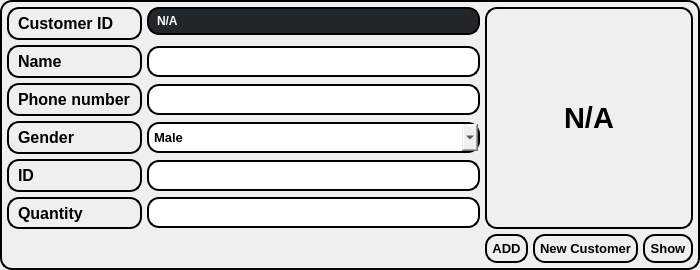
                            <widget class="QFrame" name="frame_37">
                             <property name="sizePolicy">
                              <sizepolicy hsizetype="Expanding" vsizetype="Preferred">
                               <horstretch>0</horstretch>
                               <verstretch>0</verstretch>
                              </sizepolicy>
                             </property>
                             <property name="minimumSize">
                              <size>
                               <width>700</width>
                               <height>270</height>
                              </size>
                             </property>
                             <property name="maximumSize">
                              <size>
                               <width>700</width>
                               <height>270</height>
                              </size>
                             </property>
                             <property name="styleSheet">
                              <string notr="true">border:none;</string>
                             </property>
                             <property name="frameShape">
                              <enum>QFrame::StyledPanel</enum>
                             </property>
                             <property name="frameShadow">
                              <enum>QFrame::Raised</enum>
                             </property>
                             <layout class="QGridLayout" name="gridLayout_15">
                              <property name="leftMargin">
                               <number>0</number>
                              </property>
                              <property name="topMargin">
                               <number>0</number>
                              </property>
                              <property name="rightMargin">
                               <number>0</number>
                              </property>
                              <property name="bottomMargin">
                               <number>0</number>
                              </property>
                              <property name="horizontalSpacing">
                               <number>5</number>
                              </property>
                              <property name="verticalSpacing">
                               <number>0</number>
                              </property>
                              <item row="1" column="0">
                               <widget class="QFrame" name="frame_40">
                                <property name="styleSheet">
                                 <string notr="true">border:2px solid black;
border-radius:12px;
padding:5px;
</string>
                                </property>
                                <property name="frameShape">
                                 <enum>QFrame::StyledPanel</enum>
                                </property>
                                <property name="frameShadow">
                                 <enum>QFrame::Raised</enum>
                                </property>
                                <layout class="QGridLayout" name="gridLayout_14">
                                 <property name="leftMargin">
                                  <number>0</number>
                                 </property>
                                 <property name="topMargin">
                                  <number>0</number>
                                 </property>
                                 <property name="rightMargin">
                                  <number>0</number>
                                 </property>
                                 <property name="bottomMargin">
                                  <number>0</number>
                                 </property>
                                 <property name="spacing">
                                  <number>5</number>
                                 </property>
                                 <item row="5" column="0">
                                  <widget class="QLabel" name="label_77">
                                   <property name="font">
                                    <font>
                                     <pointsize>12</pointsize>
                                     <weight>75</weight>
                                     <bold>true</bold>
                                    </font>
                                   </property>
                                   <property name="text">
                                    <string>Quantity</string>
                                   </property>
                                  </widget>
                                 </item>
                                 <item row="6" column="2">
                                  <widget class="QPushButton" name="c_add_btn">
                                   <property name="font">
                                    <font>
                                     <pointsize>10</pointsize>
                                     <weight>75</weight>
                                     <bold>true</bold>
                                    </font>
                                   </property>
                                   <property name="styleSheet">
                                    <string notr="true">QPushButton{
border:2px solid black;
border-radius:12px;
padding:5px;
}
QPushButton:hover{
border:2px solid black;
background-color: cyan;
color:black;
border-radius:12px;
padding:5px;
}</string>
                                   </property>
                                   <property name="text">
                                    <string>ADD</string>
                                   </property>
                                  </widget>
                                 </item>
                                 <item row="2" column="1">
                                  <widget class="QLineEdit" name="c_phno">
                                   <property name="font">
                                    <font>
                                     <pointsize>10</pointsize>
                                     <weight>75</weight>
                                     <bold>true</bold>
                                    </font>
                                   </property>
                                   <property name="clearButtonEnabled">
                                    <bool>true</bool>
                                   </property>
                                  </widget>
                                 </item>
                                 <item row="0" column="2" rowspan="6" colspan="3">
                                  <widget class="QLabel" name="c_display_cost">
                                   <property name="font">
                                    <font>
                                     <pointsize>22</pointsize>
                                     <weight>75</weight>
                                     <bold>true</bold>
                                    </font>
                                   </property>
                                   <property name="text">
                                    <string>N/A</string>
                                   </property>
                                   <property name="alignment">
                                    <set>Qt::AlignCenter</set>
                                   </property>
                                  </widget>
                                 </item>
                                 <item row="4" column="1">
                                  <widget class="QLineEdit" name="c_m_id">
                                   <property name="font">
                                    <font>
                                     <pointsize>10</pointsize>
                                     <weight>75</weight>
                                     <bold>true</bold>
                                    </font>
                                   </property>
                                   <property name="clearButtonEnabled">
                                    <bool>true</bool>
                                   </property>
                                  </widget>
                                 </item>
                                 <item row="2" column="0">
                                  <widget class="QLabel" name="label_57">
                                   <property name="font">
                                    <font>
                                     <pointsize>12</pointsize>
                                     <weight>75</weight>
                                     <bold>true</bold>
                                    </font>
                                   </property>
                                   <property name="text">
                                    <string>Phone number</string>
                                   </property>
                                  </widget>
                                 </item>
                                 <item row="3" column="0">
                                  <widget class="QLabel" name="label_64">
                                   <property name="font">
                                    <font>
                                     <pointsize>12</pointsize>
                                     <weight>75</weight>
                                     <bold>true</bold>
                                    </font>
                                   </property>
                                   <property name="text">
                                    <string>Gender</string>
                                   </property>
                                  </widget>
                                 </item>
                                 <item row="1" column="1">
                                  <widget class="QLineEdit" name="c_name">
                                   <property name="font">
                                    <font>
                                     <pointsize>10</pointsize>
                                     <weight>75</weight>
                                     <bold>true</bold>
                                    </font>
                                   </property>
                                   <property name="clearButtonEnabled">
                                    <bool>true</bool>
                                   </property>
                                  </widget>
                                 </item>
                                 <item row="4" column="0">
                                  <widget class="QLabel" name="label_65">
                                   <property name="font">
                                    <font>
                                     <pointsize>12</pointsize>
                                     <weight>75</weight>
                                     <bold>true</bold>
                                    </font>
                                   </property>
                                   <property name="text">
                                    <string>ID</string>
                                   </property>
                                  </widget>
                                 </item>
                                 <item row="6" column="3">
                                  <widget class="QPushButton" name="c_new_id_btn">
                                   <property name="font">
                                    <font>
                                     <pointsize>10</pointsize>
                                     <weight>75</weight>
                                     <bold>true</bold>
                                    </font>
                                   </property>
                                   <property name="styleSheet">
                                    <string notr="true">QPushButton{
border:2px solid black;
border-radius:12px;
padding:5px;
}
QPushButton:hover{
border:2px solid black;
background-color: cyan;
color:black;
border-radius:12px;
padding:5px;
}</string>
                                   </property>
                                   <property name="text">
                                    <string>New Customer</string>
                                   </property>
                                  </widget>
                                 </item>
                                 <item row="0" column="1" alignment="Qt::AlignTop">
                                  <widget class="QLabel" name="c_id">
                                   <property name="font">
                                    <font>
                                     <pointsize>9</pointsize>
                                     <weight>75</weight>
                                     <bold>true</bold>
                                    </font>
                                   </property>
                                   <property name="styleSheet">
                                    <string notr="true">background-color: rgb(35, 38, 41);
color: rgb(255, 255, 255);</string>
                                   </property>
                                   <property name="text">
                                    <string>N/A</string>
                                   </property>
                                  </widget>
                                 </item>
                                 <item row="0" column="0" alignment="Qt::AlignTop">
                                  <widget class="QLabel" name="label_81">
                                   <property name="font">
                                    <font>
                                     <pointsize>12</pointsize>
                                     <weight>75</weight>
                                     <bold>true</bold>
                                    </font>
                                   </property>
                                   <property name="text">
                                    <string>Customer ID</string>
                                   </property>
                                  </widget>
                                 </item>
                                 <item row="1" column="0">
                                  <widget class="QLabel" name="label_11">
                                   <property name="font">
                                    <font>
                                     <pointsize>12</pointsize>
                                     <weight>75</weight>
                                     <bold>true</bold>
                                    </font>
                                   </property>
                                   <property name="text">
                                    <string>Name</string>
                                   </property>
                                  </widget>
                                 </item>
                                 <item row="6" column="4">
                                  <widget class="QPushButton" name="c_show_btn">
                                   <property name="font">
                                    <font>
                                     <pointsize>10</pointsize>
                                     <weight>75</weight>
                                     <bold>true</bold>
                                    </font>
                                   </property>
                                   <property name="styleSheet">
                                    <string notr="true">QPushButton{
border:2px solid black;
border-radius:12px;
padding:5px;
}
QPushButton:hover{
border:2px solid black;
background-color: cyan;
color:black;
border-radius:12px;
padding:5px;
}</string>
                                   </property>
                                   <property name="text">
                                    <string>Show</string>
                                   </property>
                                  </widget>
                                 </item>
                                 <item row="5" column="1">
                                  <widget class="QLineEdit" name="c_m_qty">
                                   <property name="font">
                                    <font>
                                     <pointsize>10</pointsize>
                                     <weight>75</weight>
                                     <bold>true</bold>
                                    </font>
                                   </property>
                                   <property name="clearButtonEnabled">
                                    <bool>true</bool>
                                   </property>
                                  </widget>
                                 </item>
                                 <item row="3" column="1">
                                  <widget class="QComboBox" name="c_gender">
                                   <property name="font">
                                    <font>
                                     <pointsize>10</pointsize>
                                     <weight>75</weight>
                                     <bold>true</bold>
                                    </font>
                                   </property>
                                   <item>
                                    <property name="text">
                                     <string>Male</string>
                                    </property>
                                   </item>
                                   <item>
                                    <property name="text">
                                     <string>Female</string>
                                    </property>
                                   </item>
                                  </widget>
                                 </item>
                                </layout>
                               </widget>
                              </item>
                             </layout>
                            </widget>
